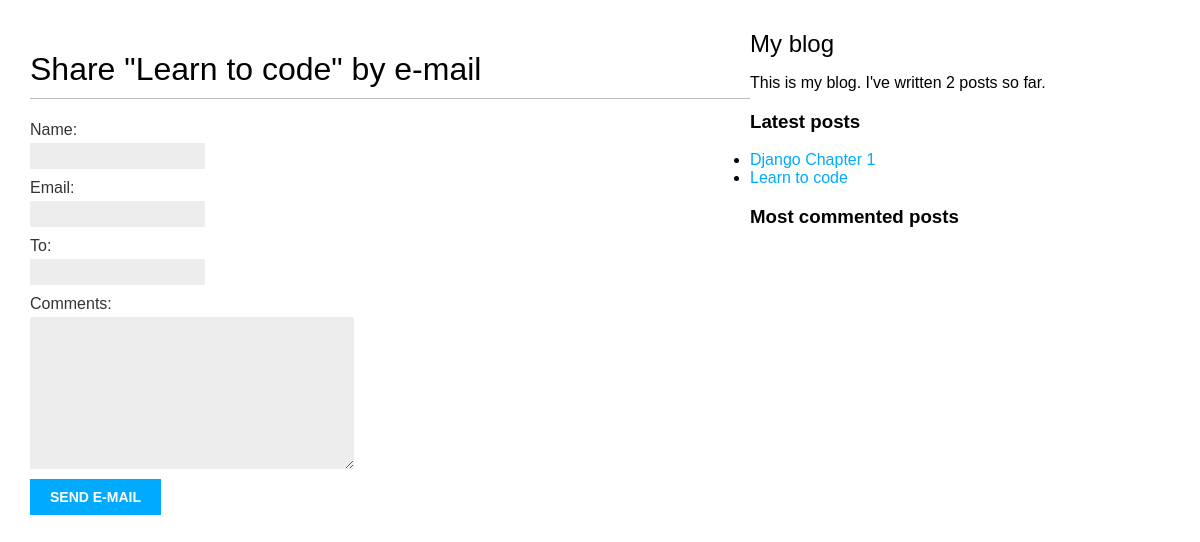
/blog/1/share/, run on an earlier commit of the app's database.
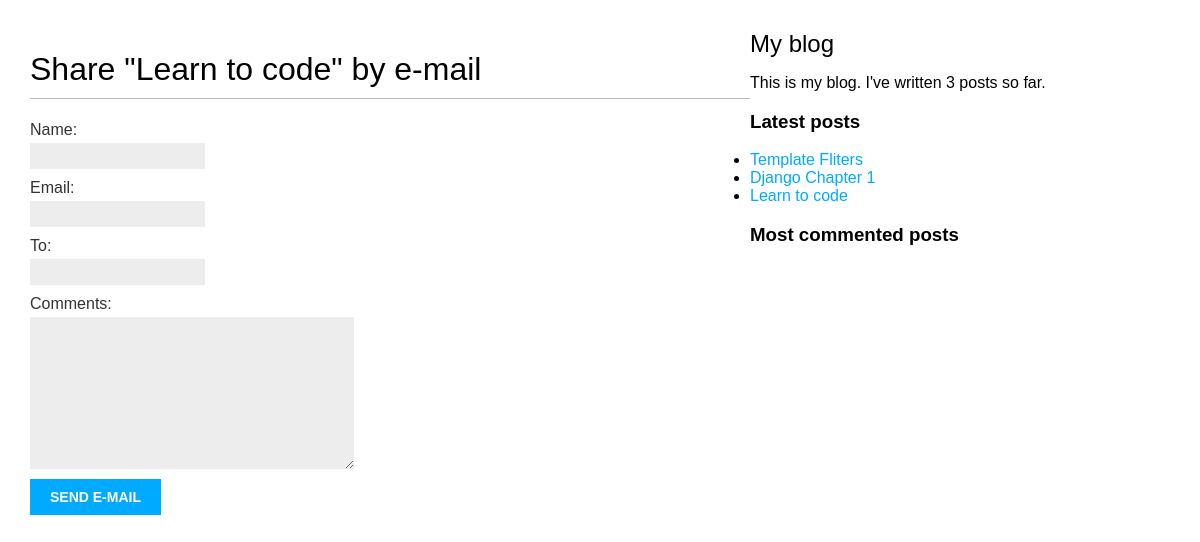
And on a later commit of the database.
### blog/models.py (models this page shows, shortened)
class Post(models.Model):
    STATUS_CHOICES = (
        ('draft', 'Draft'),
        ('published', 'Published'),
    )
    title = models.CharField(max_length=250)
    slug = models.SlugField(max_length=250,
                            unique_for_date='publish')
    author = models.ForeignKey(User,
                               on_delete=models.CASCADE,
                               related_name='blog_posts')
    body = models.TextField()
    publish = models.DateTimeField(default=timezone.now)
    created = models.DateTimeField(auto_now_add=True)
    updated = models.DateTimeField(auto_now=True)
    status = models.CharField(max_length=10,
                              choices=STATUS_CHOICES,
                              default='draft')
    objects = models.Manager()  # The default manager.
    published = PublishedManager()  # Our custom manager.
    tags = TaggableManager()
    class Meta:
        ordering = ('-publish',)
    def get_absolute_url(self):
        return reverse('blog:post_detail',
                       args=[self.publish.year,
                             self.publish.month,
                             self.publish.day,
                             self.slug])

### blog/views.py (the view)
def post_share(request, post_id):
    post = get_object_or_404(Post, id=post_id, status='published')
    sent = False
    if request.method == 'POST':
        form = EmailPostForm(request.POST)
        if form.is_valid():
            cd = form.cleaned_data
            post_url = request.build_absolute_uri(
                post.get_absolute_url())
            subject = '{} ({}) recommends you reading "{}"'.format(
                cd['name'], cd['email'], post.title)
            message = 'Read "{}" at {}\n\n{}\'s comments: {}'.format(
                post.title, post_url, cd['name'], cd['comments'])
            send_mail(subject, message, 'admin@myblog.com',
                      [cd['to']])
            sent = True
    else:
        form = EmailPostForm()
    return render(request, 'blog/post/share.html', {'post': post,
                                                    'form': form,
                                                    'sent': sent})

### blog/forms.py
class EmailPostForm(forms.Form):
    name = forms.CharField(max_length=25)
    email = forms.EmailField()
    to = forms.EmailField()
    comments = forms.CharField(required=False,
                               widget=forms.Textarea)

### blog/models.py (called while the page is built)
    def get_queryset(self):
        return super(PublishedManager, self).get_queryset().filter(status='published')

### blog/templatetags/blog_tags.py (called while the page is built)
@register.simple_tag
def total_posts():
    return Post.published.count()

@register.inclusion_tag('blog/post/latest_posts.html')
def show_latest_posts(count=5):
    latest_posts = Post.published.order_by('-publish')[:count]
    return {'latest_posts': latest_posts}

@register.simple_tag
def get_most_commented_posts(count=5):
    return Post.published.annotate(
        total_comments=Count('comments')
    ).order_by('-total_comments')[:count]

### blog/templates/blog/post/share.html (shortened to what this page needs)
{% extends "blog/base.html" %}
{% block content %}
 {% if sent %}
    <h1>E-mail successfully sent</h1>
    <p>
        "{{post.title }}" was successfully sent to {{ form.cleaned_data.to }}.
    </p>
{% else %}
    <h1>Share "{{ post.title }}" by e-mail</h1>
    <form action="." method="post">
    {{ form.as_p }}
    <input type = "submit" value="send e-mail">
    </form>
    {% endif %}
{% endblock %}

### blog/templates/blog/post/latest_posts.html
<ul>
{% for post in latest_posts %}
 <li>
   <a ref="{{ post.get_absolute_url }}">{{ post.title }}</a>
 </li>
{% endfor %}
</ul>

What changed in the data, as far as the page shows it:
added Post: title "Template Fliters"
Also different on the page:
text no longer shown: "2"
text now shown: "3"
